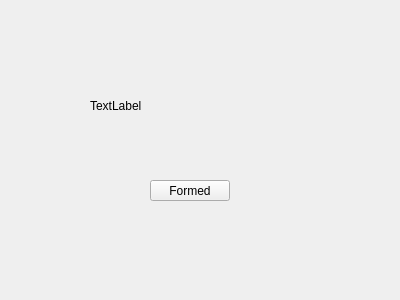
<?xml version="1.0" encoding="UTF-8"?>
<ui version="4.0">
 <class>Form</class>
 <widget class="QWidget" name="Form">
  <property name="geometry">
   <rect>
    <x>0</x>
    <y>0</y>
    <width>400</width>
    <height>300</height>
   </rect>
  </property>
  <property name="windowTitle">
   <string>Form</string>
  </property>
  <widget class="QLabel" name="label">
   <property name="geometry">
    <rect>
     <x>90</x>
     <y>70</y>
     <width>191</width>
     <height>71</height>
    </rect>
   </property>
   <property name="text">
    <string>TextLabel</string>
   </property>
  </widget>
  <widget class="QPushButton" name="pushButton">
   <property name="geometry">
    <rect>
     <x>150</x>
     <y>180</y>
     <width>80</width>
     <height>21</height>
    </rect>
   </property>
   <property name="text">
    <string>Formed</string>
   </property>
  </widget>
 </widget>
 <resources/>
 <connections/>
</ui>
